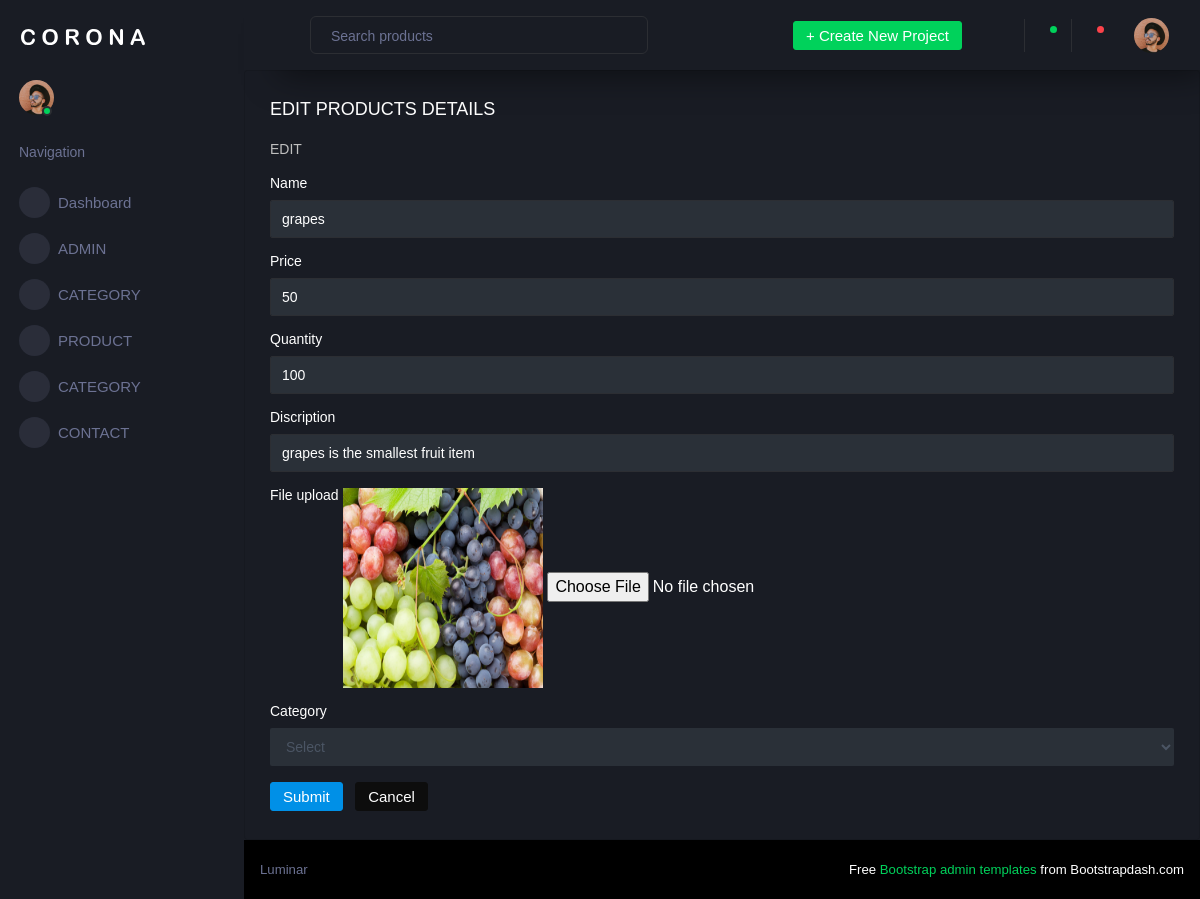
Page /backend/editproduct/2/ on the committed database.
### backend/models.py (models this page shows)
class productdb(models.Model):
    NAME = models.CharField(max_length=100, null=True, blank=True)
    PRICE = models.CharField(max_length=100, null=True, blank=True)
    QUANTITY = models.CharField(max_length=100, null=True, blank=True)
    DISCRIPTION = models.CharField(max_length=100, null=True, blank=True)
    IMAGE = models.ImageField(upload_to="profile")
    CATEGORY = models.CharField(max_length=100, null=True, blank=True)

### backend/views.py (the view)
# urls.py: path('editproduct/<int:dataid>/', views.editproduct, name="editproduct"),
def editproduct(req,dataid):
    data = productdb.objects.get(id=dataid)
    da = categorydb.objects.all()
    print(data)
    print(da)
    return render(req,"editproduct.html", {'datas':data,'da':da})

### backend/templates/editproduct.html (shortened to what this page needs)
<!DOCTYPE html>
{% extends 'index.html' %}
{% block content %}
<html lang="en">
<head>
</head>
<body>
<div class="card">
                  <div class="card-body">
                    <h4 class="card-title">EDIT PRODUCTS DETAILS</h4>
                    <p class="card-description">EDIT</p>
                    <form class="forms-sample" method="post" action="{% url 'updateproduct' dataid=datas.id %}" enctype="multipart/form-data">
                      <div class="form-group">
                        <label for="exampleInputName1">Name</label>
                        <input type="text" class="form-control" id="exampleInputName1" placeholder="Name" name="name" value="{{ datas.NAME }}">
                      </div>
                        <div class="form-group">
                        <label for="exampleInputName1">Price</label>
                        <input type="text" class="form-control" id="exampleInputName1" placeholder="Prize" name="prize" value="{{ datas.PRICE }}">
                      </div>
                       <div class="form-group">
                        <label for="exampleInputName1">Quantity</label>
                        <input type="text" class="form-control" id="exampleInputName1" placeholder="Quantity" name="quantity" value="{{ datas.QUANTITY }}">
                      </div>
                         <div class="form-group">
                        <label for="exampleInputName1">Discription</label>
                        <input type="text" class="form-control" id="exampleInputName1" placeholder="Discription" name="discription" value="{{ datas.DISCRIPTION }}">
                      </div>
                       <div class="form-group">
                        <label>File upload</label>
                        <img src="{{datas.IMAGE.url}}" width="200px" height="200px">
                        <input type="file" name="image">
                           </div>
                        <div class="form-group">
                        <label for="exampleSelectGender">Category</label>
                        <select class="form-control" id="exampleSelectGender" name="category" value="{{ da.CATEGORY }}">
                            <option>Select</option>
                        </select>
                      </div>
                      <button type="submit" class="btn btn-primary mr-2">Submit</button>
                      <button class="btn btn-dark">Cancel</button>
                    </form>
                  </div>
                </div>
</body>
</html>
{% endblock %}

### rows in the picture
productdb: name "grapes", prize "50", quantity "100", discription "grapes is the smallest fruit item", IMAGE (picture)
